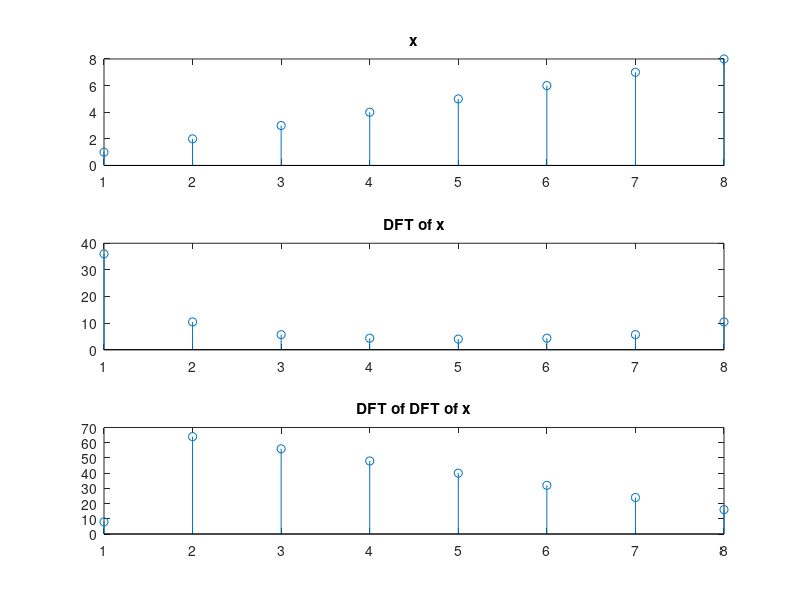

The MATLAB source for this figure:
clc;
clear;

x=[1 2 3 4 5 6 7 8];
X=fft(x,8);
x1=fft(X,8);

subplot(3,1,1)
stem(x)
title('x')
subplot(3,1,2)
stem(abs(X))
title('DFT of x')
subplot(3,1,3)
stem(abs(x1))
title('DFT of DFT of x')